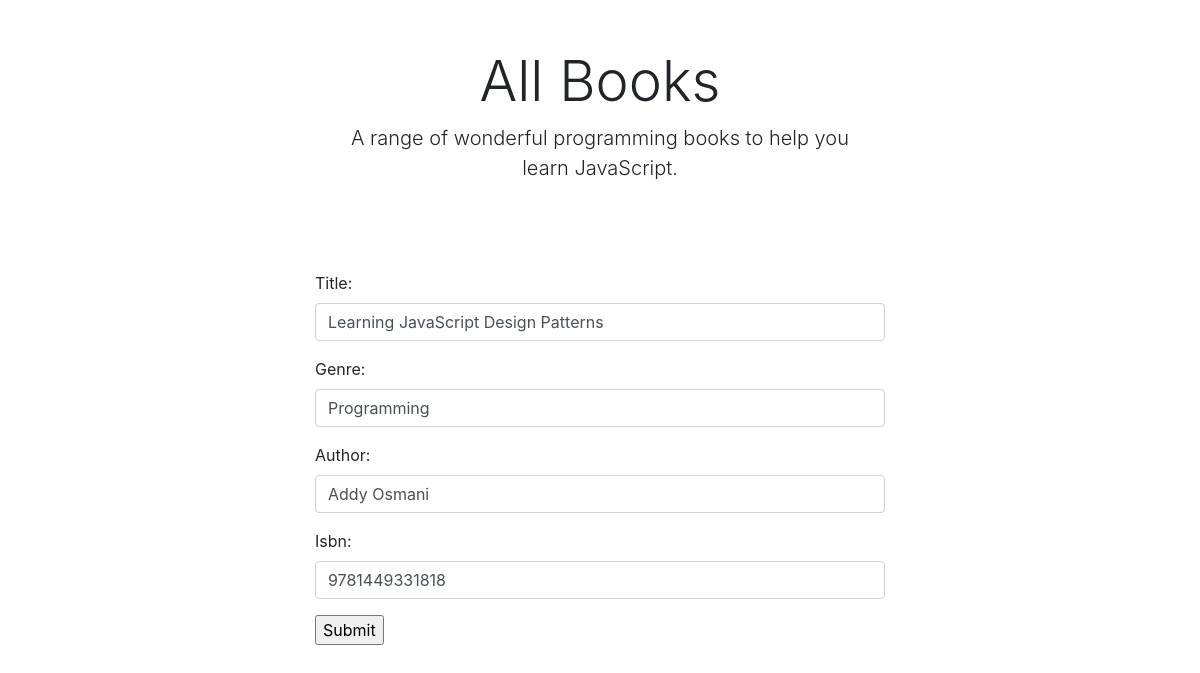
The page /books/learning-javascript-design-patterns/edit/ (signed in) on the database its author committed.
### books/models.py (models this page shows, shortened)
class Books(models.Model):
    title = models.CharField(max_length=100)
    slug = models.SlugField(null=True)
    genre = models.CharField(max_length=100)
    author = models.CharField(max_length=100)
    isbn = models.IntegerField()
    count = models.IntegerField(null=True, default=0)

### books/views.py (the view)
# urls.py: path('<slug:slug>/edit/', BookEditView.as_view(), name='edit-detail'),
class BookEditView(PermissionRequiredMixin, UpdateView):
    raise_exception = False
    permission_required = 'books.change_books'
    permission_denied_message = 'Bhai aga Login Kora achooo'
    login_url = '/books/'
    redirect_field_name = 'next'
    model = Books
    form_class = AddForm
    template_name = 'add.html'
    success_url = '/books/'

### books/forms.py
class AddForm(forms.ModelForm):
    class Meta:
        model = Books
        fields = ('title', 'genre', 'author', 'isbn')
        widgets = {
            'title': forms.TextInput(attrs={'class': 'form-control'}),
            'genre': forms.TextInput(attrs={'class': 'form-control'}),
            'author': forms.TextInput(attrs={'class': 'form-control'}),
            'isbn': forms.TextInput(attrs={'class': 'form-control'}),
        }

### books/templates/add.html (shortened to what this page needs)
{% extends "base.html" %}
{% block content %}
<div class="container" style="max-width:600px">
    <div class="px-3 py-3 pt-md-5 pb-md-4 mx-auto text-center">
        <h1 class="display-4">All Books</h1>
        <p class="lead">A range of wonderful programming books to help you learn JavaScript.</p>
    </div>
    <div class="py-5">
        <div class="row">
            <div class="col-12">
                <form method="post">
                    {{ form.as_p }}
                    <input type="submit">
                </form>
            </div>
        </div>
    </div>
</div>
{% endblock %}

### rows shown on the page
Books: title "Learning JavaScript Design Patterns", genre "Programming", author "Addy Osmani", isbn "9781449331818"
